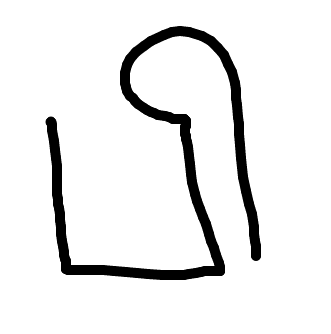
#> input picture zimg/3.png, 331 x 334 px, found by its file name
$ jupyter execute Untitled1.ipynb
#> lines starting #> are read from the running program, lines starting #| are printed output that depends on the picture; after the words box and inside, x2 and y2 are one past the last pixel; in counts of white or black regions, pixels touching at a corner belong together
[cell 1]
import cv2
from imutils import contours

# Load image, grayscale, Otsu's threshold
image = cv2.imread('3.png')
#> image is the input picture: shape (334, 331, 3); min 0, max 255, mean 234.5
gray = cv2.cvtColor(image, cv2.COLOR_BGR2GRAY)
thresh = cv2.threshold(gray,0,255,cv2.THRESH_OTSU + cv2.THRESH_BINARY)[1]
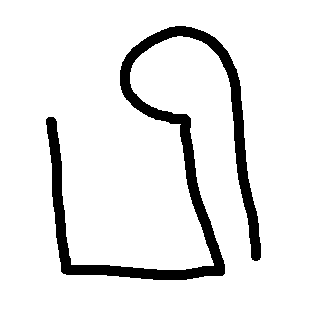
#> thresh: shape (334, 331); 91.9% white; 1 black region

# Find contours, sort from left-to-right, then crop
cnts = cv2.findContours(thresh, cv2.RETR_EXTERNAL, cv2.CHAIN_APPROX_SIMPLE)
#> cnts = 1 contour; box (x1, y1, x2, y2) and area: (0, 0, 331, 334) 109890
cnts = cnts[0] if len(cnts) == 2 else cnts[1]
#> cnts = [[[0, 0], [0, 333], [330, 333], [330, 0]]]
cnts, _ = contours.sort_contours(cnts, method="left-to-right")
#> cnts = ([[0, 0], [0, 333], [330, 333], [330, 0]],)

ROI_number = 0
for c in cnts:
    area = cv2.contourArea(c)
    if area > 10:
        x,y,w,h = cv2.boundingRect(c)
        ROI = 255 - image[y:y+h, x:x+w]
        cv2.imwrite('ROI_{}.png'.format(ROI_number), ROI)
        cv2.rectangle(image, (x, y), (x + w, y + h), (36,255,12), 2)
        ROI_number += 1
#> this loop made 1 pass
#> (c, area, x, y, w, h, ROI_number) on pass 1: ([[0, 0], [0, 333], [330, 333], [330, 0]], 109890, 0, 0, 331, 334, 1)
#> pass 1, `ROI = 255 - image[y:y+h, x:x+w]`:
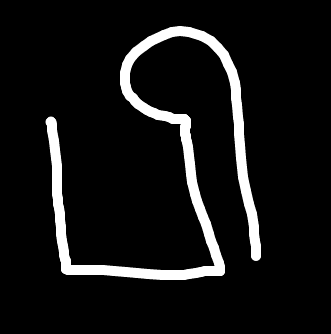
#> ROI: shape (334, 331, 3); min 0, max 255, mean 20.5
#> after the loop:
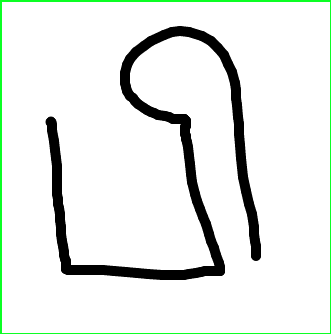
#> image: shape (334, 331, 3); 1.8% of pixels changed, all inside (x1, y1, x2, y2) = (0, 0, 331, 334)
#> after the loop, ROI_number = 1

$ run again, with zimg/1.png copied over zimg/3.png
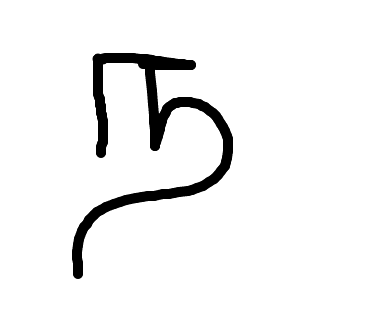
#> input picture zimg/1.png, 378 x 335 px, found by its file name
#> image is the input picture: shape (335, 378, 3); min 0, max 255, mean 242.1
#> `thresh = cv2.threshold(gray,0,255,cv2.THRESH_OTSU + cv2.THRESH_BINARY)..`:
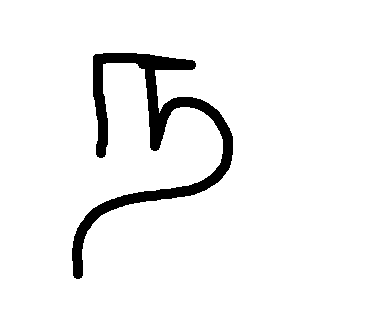
#> thresh: shape (335, 378); 94.9% white; 1 black region
#> `cnts = cv2.findContours(thresh, cv2.RETR_EXTERNAL, cv2.CHAIN_APPROX_SI..`: cnts = 1 contour; box (x1, y1, x2, y2) and area: (0, 0, 378, 335) 125918
#> `cnts = cnts[0] if len(cnts) == 2 else cnts[1]`: cnts = [[[0, 0], [0, 334], [377, 334], [377, 0]]]
#> `cnts, _ = contours.sort_contours(cnts, method="left-to-right")`: cnts = ([[0, 0], [0, 334], [377, 334], [377, 0]],)
#> the loop `for c in cnts:` made 1 pass
#> (c, area, x, y, w, h, ROI_number) on pass 1: ([[0, 0], [0, 334], [377, 334], [377, 0]], 125918, 0, 0, 378, 335, 1)
#> after the loop `for c in cnts:`:
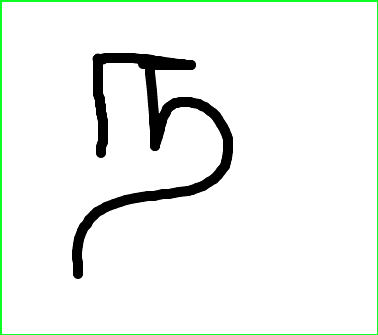
#> image: shape (335, 378, 3); 1.68% of pixels changed, all inside (x1, y1, x2, y2) = (0, 0, 378, 335)
#> after the loop `for c in cnts:`: ROI_number = 1

$ run again, with zimg/10.png copied over zimg/3.png
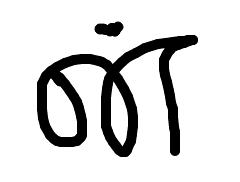
#> input picture zimg/10.png, 240 x 182 px, found by its file name
#> image is the input picture: shape (182, 240, 3); min 0, max 255, mean 216.7
#> `thresh = cv2.threshold(gray,0,255,cv2.THRESH_OTSU + cv2.THRESH_BINARY)..`:
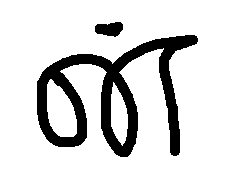
#> thresh: shape (182, 240); 84.9% white; 2 black regions
#> `cnts = cv2.findContours(thresh, cv2.RETR_EXTERNAL, cv2.CHAIN_APPROX_SI..`: cnts = 1 contour; box (x1, y1, x2, y2) and area: (0, 0, 240, 182) 43259
#> `cnts = cnts[0] if len(cnts) == 2 else cnts[1]`: cnts = [[[0, 0], [0, 181], [239, 181], [239, 0]]]
#> `cnts, _ = contours.sort_contours(cnts, method="left-to-right")`: cnts = ([[0, 0], [0, 181], [239, 181], [239, 0]],)
#> the loop `for c in cnts:` made 1 pass
#> (c, area, x, y, w, h, ROI_number) on pass 1: ([[0, 0], [0, 181], [239, 181], [239, 0]], 43259, 0, 0, 240, 182, 1)
#> after the loop `for c in cnts:`:
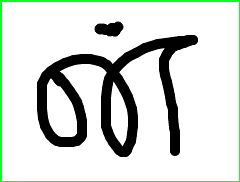
#> image: shape (182, 240, 3); 2.88% of pixels changed, all inside (x1, y1, x2, y2) = (0, 0, 240, 182)
#> after the loop `for c in cnts:`: ROI_number = 1

$ run again, with zimg/11.png copied over zimg/3.png
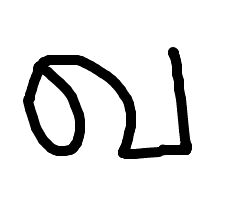
#> input picture zimg/11.png, 236 x 221 px, found by its file name
#> image is the input picture: shape (221, 236, 3); min 0, max 255, mean 228.6
#> `thresh = cv2.threshold(gray,0,255,cv2.THRESH_OTSU + cv2.THRESH_BINARY)..`:
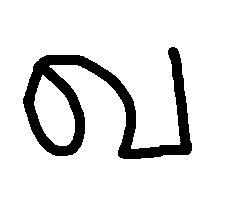
#> thresh: shape (221, 236); 89.6% white; 1 black region
#> `cnts = cv2.findContours(thresh, cv2.RETR_EXTERNAL, cv2.CHAIN_APPROX_SI..`: cnts = 1 contour; box (x1, y1, x2, y2) and area: (0, 0, 236, 221) 51700
#> `cnts = cnts[0] if len(cnts) == 2 else cnts[1]`: cnts = [[[0, 0], [0, 220], [235, 220], [235, 0]]]
#> `cnts, _ = contours.sort_contours(cnts, method="left-to-right")`: cnts = ([[0, 0], [0, 220], [235, 220], [235, 0]],)
#> the loop `for c in cnts:` made 1 pass
#> (c, area, x, y, w, h, ROI_number) on pass 1: ([[0, 0], [0, 220], [235, 220], [235, 0]], 51700, 0, 0, 236, 221, 1)
#> after the loop `for c in cnts:`:
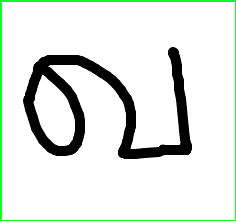
#> image: shape (221, 236, 3); 2.61% of pixels changed, all inside (x1, y1, x2, y2) = (0, 0, 236, 221)
#> after the loop `for c in cnts:`: ROI_number = 1
